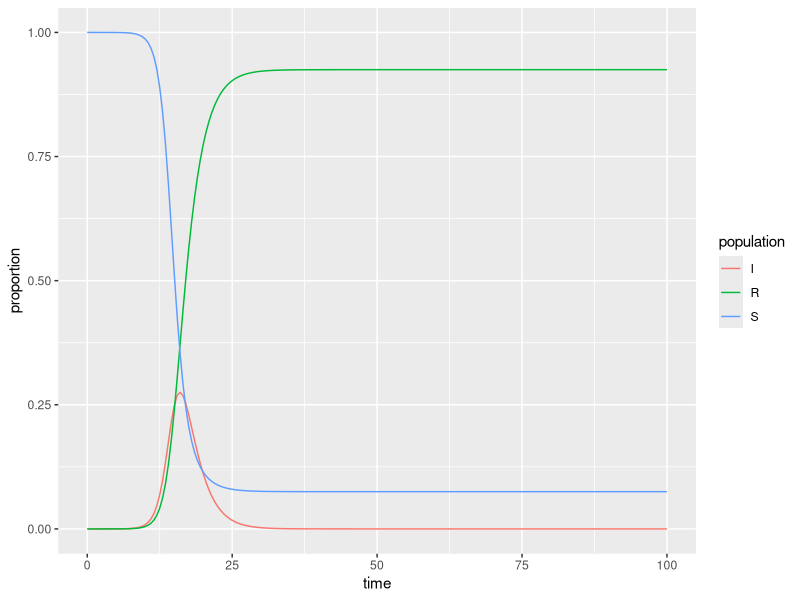

The R script that drew this image:
## ---- chunk 1
knitr::opts_chunk$set(echo = TRUE)
library(tidyverse)
library(deSolve)
## ---- chunk 2
### Specify parameters

## Proportion in each compartment: Susceptible 0.999999, Infected 0.000001, Recovered 0 (these are directly from the example linked above)
init <- c(S = 1-1e-6, I = 1e-6, R = 0.0)

## beta: infection parameter; gamma: recovery parameter
parameters <- c(beta = 1.4, gamma = 0.5)

## Time frame
times      <- seq(0, 100, by = 0.5)
## ---- chunk 3
## Build the function with all 
sir <- function(time, state, parameters) {

  with(as.list(c(state, parameters)), {

    dS <- -beta * S * I
    dI <-  beta * S * I - gamma * I
    dR <-  gamma * I
    
    return(list(c(dS, dI, dR)))
  })
}
## ---- chunk 4
## Solve using `deSolve::ode()`
approximation <- ode(y = init, times = times, func = sir, parms = parameters)
## ---- chunk 5
## Get output into a data frame
approx_df <- as.data.frame(approximation)

## Pivot longer so R will do the work for us: 
approx_long <- approx_df %>% 
  pivot_longer(cols = S:R, names_to = "population", values_to = "proportion")

## ---- chunk 6
ggplot(data = approx_long, aes(x = time, y = proportion)) +
  geom_line(aes(color = population))
